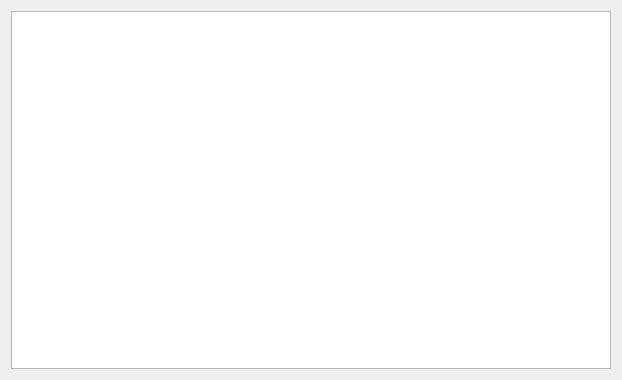
<?xml version="1.0" encoding="UTF-8"?>
<ui version="4.0">
 <class>LogForm</class>
 <widget class="QWidget" name="LogForm">
  <property name="geometry">
   <rect>
    <x>0</x>
    <y>0</y>
    <width>622</width>
    <height>380</height>
   </rect>
  </property>
  <property name="windowTitle">
   <string>Form</string>
  </property>
  <layout class="QHBoxLayout" name="horizontalLayout">
   <item>
    <widget class="QTableWidget" name="tableWidget"/>
   </item>
  </layout>
 </widget>
 <resources/>
 <connections/>
</ui>
